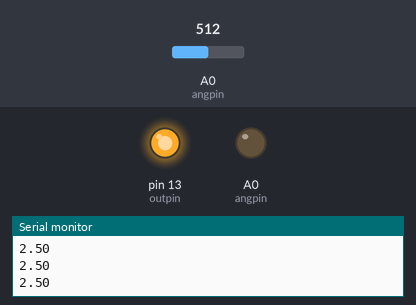
The sketch below on a simulated Arduino Uno, built with avr-gcc and run on an emulated ATmega328P. Shown: output pins drawn as LEDs (lit = HIGH), the last lines printed to the serial monitor. The test bench sets the inputs (shaded band); at power-on: A0 (angpin) = 512.

Above: at 1.2 s.
1.3 s: A0 (angpin) set to 220
2.8 s: A0 (angpin) set to 188
At 4.0 s:
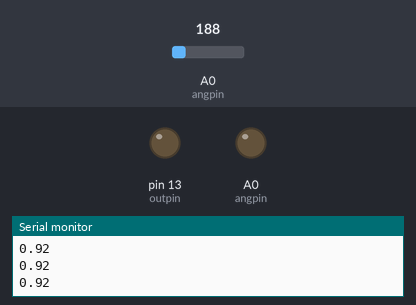
4.3 s: A0 (angpin) set to 306
At 5.3 s:
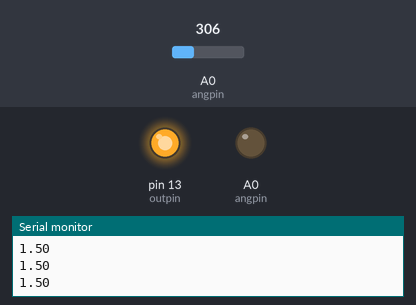
5.8 s: A0 (angpin) set to 122
At 6.1 s:
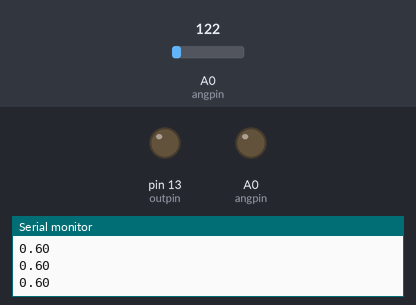
Timing chart, 0 to 8.3 s (numbered marks = the images above; inputs shaded):
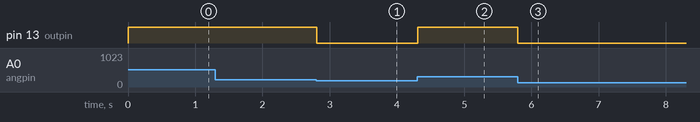

Measured:
- the behaviour switches between 205 and 204 on A0 (angpin) (found by bisection; images 0 and 1)
- after the input at 2.8 s, pin 13 (outpin): HIGH → LOW at once
- after the input at 4.3 s, pin 13 (outpin): LOW → HIGH at once
- after the input at 5.8 s, pin 13 (outpin): HIGH → LOW at once

The sketch:

bioarm.ino
```cpp
#include <MIDI.h>

int tem;
int sig;
int outpin = 13;
int angpin = A0;

void setup() {
  // put your setup code here, to run once:
  // Serial.begin(115200);
  Serial.begin(9600);

  pinMode(outpin, OUTPUT);
  pinMode(A0, INPUT);
}

void loop() {
  // put your main code here, to run repeatedly:
  int tem = analogRead(A0);
  float sig = tem*(5.0/1023.0);
  //float sig = map(tem, 0, 1023, 0, 5000);
  Serial.println(sig);
  analogWrite(angpin, sig);
  if (sig >= 1){
    digitalWrite(outpin, HIGH);
  }
  else{
    digitalWrite(outpin, LOW);
  }
  delay(10);
}
```
